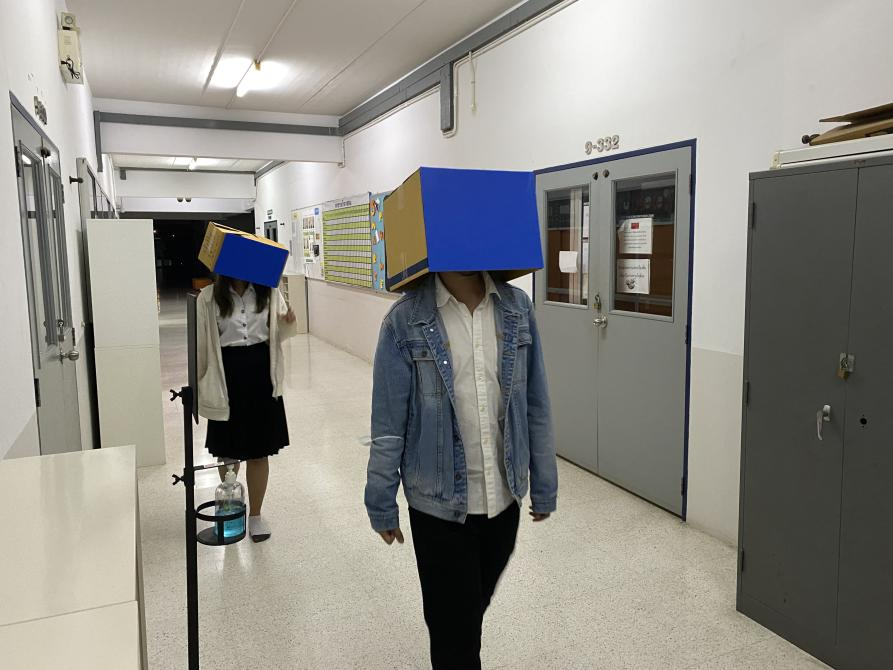
%> input picture Original/bb0.jpg, 893 x 670 px
$ octave Boxmet.m   (GNU Octave 9; MATLAB toolbox functions it lacks are replaced by stand-ins)
%> lines starting %> are read from the running program, lines starting %| are printed output that depends on the picture; in (x1, y1, x2, y2) boxes, pixels count from 0 and x2, y2 are one past the last pixel; in counts of white or black regions, pixels touching at a corner belong together; the program's own positions count from 1
clc
clear all
close all
% Read the input image
img = imread('C:\Users\njsiw\Desktop\dataset\Original\bb0.jpg');
%> img is the input picture: size 670x893x3 uint8; mean R, G, B 143.4, 141.6, 135.3

M2d = im2double(img);

figure(1), imshow(M2d);

% Extract red and blue channels
[R,G,B] = imsplit(M2d);
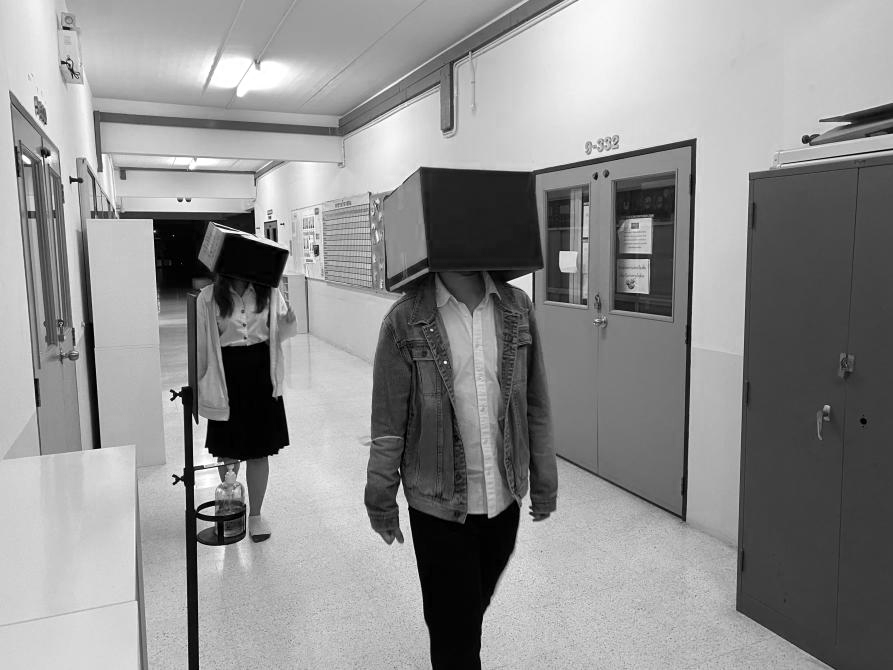
%> R: size 670x893 double; min 0, max 1, mean 0.562
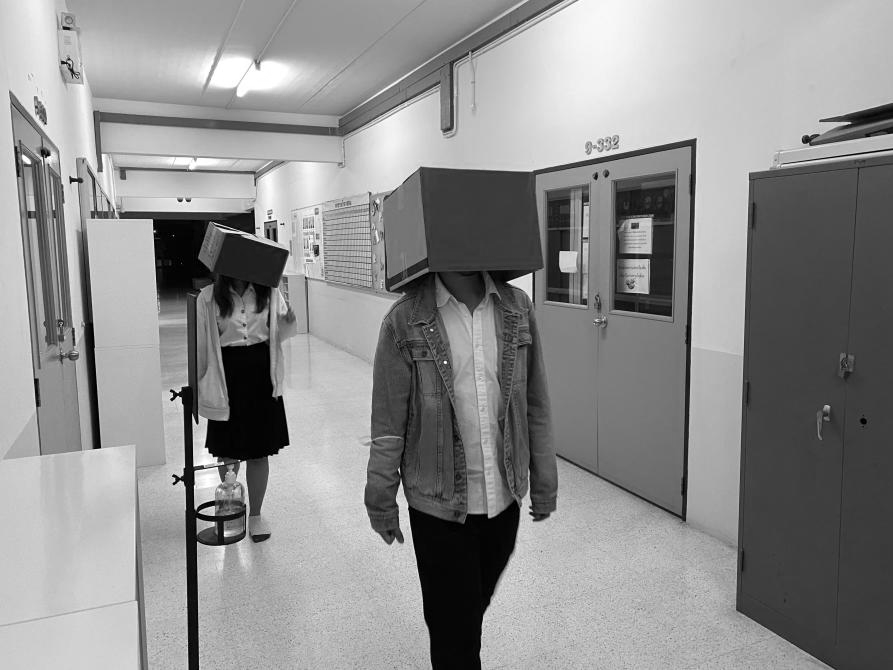
%> G: size 670x893 double; min 0, max 1, mean 0.555
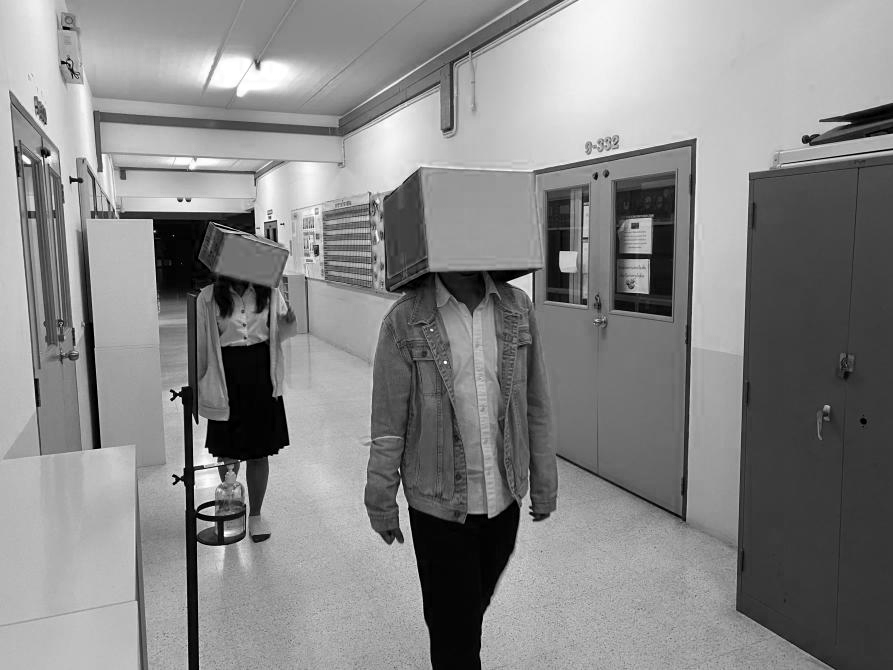
%> B: size 670x893 double; min 0, max 1, mean 0.53

% Create a binary image based on the red and blue channels
[m2, n2] = size(R);
%> m2 = 670; n2 = 893
        X = zeros(m2,n2);
         for i = 1:m2
          for k = 1:n2
           if R(i,k) >= 0 && R(i,k) <= 0.20 && G(i,k) <= 0.40  && B(i,k) >= 0.43
            X(i,k) = 255;
           end
          end
         end
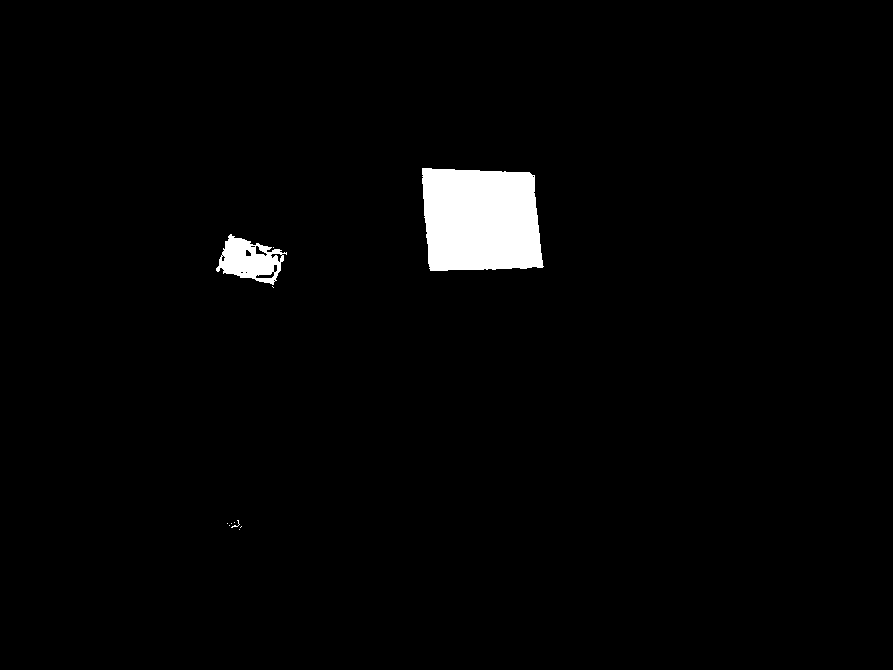
%> X: size 670x893 double; 2.2% white; 11 white regions (9 under 20 px), largest, box (x1, y1, x2, y2) and area: (422, 168, 544, 271) 11178, (216, 234, 287, 285) 1939

         X = medfilt2(X, [3 3]);
%> X: size 670x893 double; 2.2% white; 4 white regions (2 under 20 px), largest, box (x1, y1, x2, y2) and area: (422, 168, 543, 271) 11177, (216, 234, 284, 285) 1961
         figure(2),imshow(X)

% Convert binary image to grayscale and display
Mfor = mat2gray(X);
figure(3),imshow(Mfor)


% Remove small objects
Mao = bwareaopen(Mfor,1500);
figure(4),imshow(Mao)

SE = strel('disk',20);
Mc = imclose(Mao,SE);
%> Mc: size 670x893 logical; 2.2% white; 2 white regions
figure(5),imshow(Mc)

% Extract properties of connected components
cc = regionprops(Mc, 'Centroid', 'BoundingBox');
%> cc = 2 regions; box (x1, y1, x2, y2) and Centroid: (216, 234, 284, 285) [251.1 261], (422, 168, 543, 271) [481.5 220.7]

% Draw bounding box on original image
figure(6), imshow(img);
hold on;
for i = 1:length(cc)
    bb = cc(i).BoundingBox;
    rectangle('Position', bb, 'EdgeColor', 'r', 'LineWidth', 2);
end
%> this loop made 2 passes
%> bb on passes 1 to 2: [216.5 234.5 68 51], [422.5 168.5 121 103]
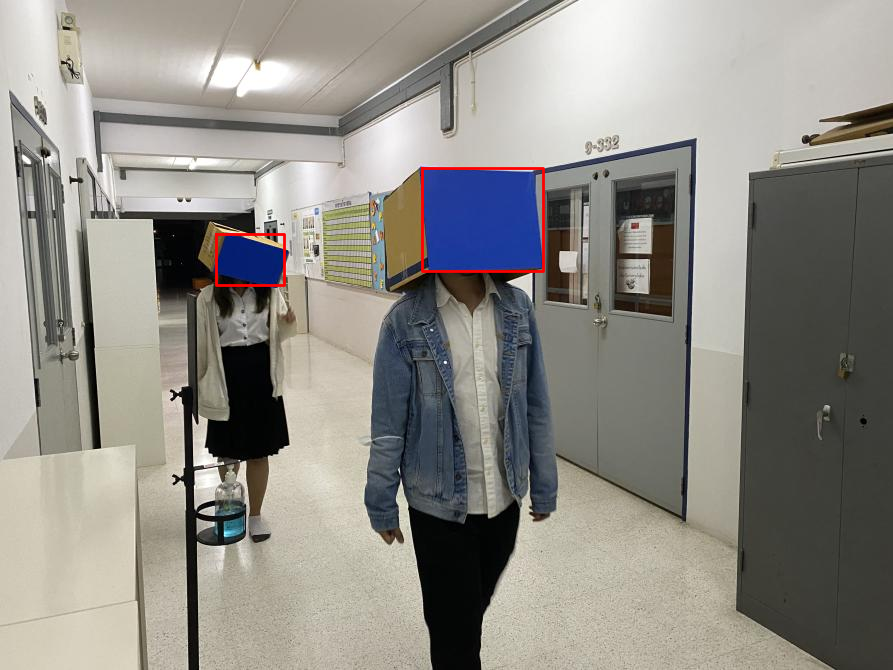
%> figure redrawn from the program's plot data
hold off;

$ run again, with Original/bb1.jpg copied over Original/bb0.jpg
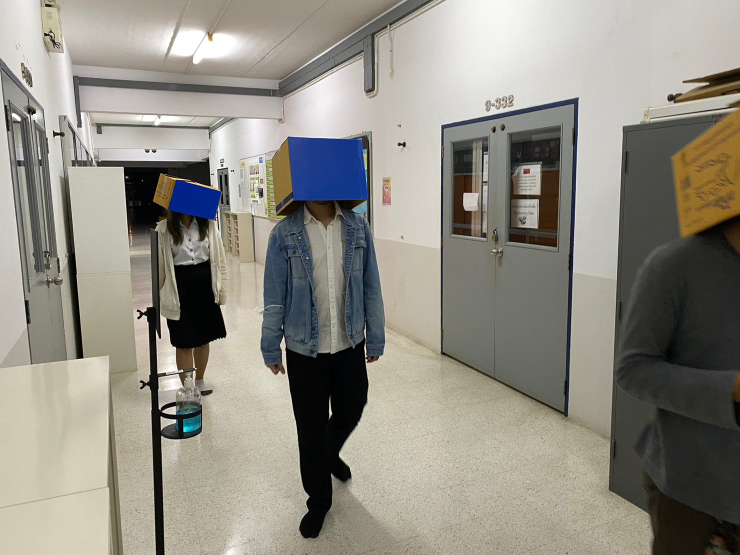
%> input picture Original/bb1.jpg, 1479 x 1109 px (shown at 1/2 size)
%> img is the input picture: size 1109x1479x3 uint8; mean R, G, B 144.9, 141.7, 132.1
%> after the loop `for i = 1:m2`:
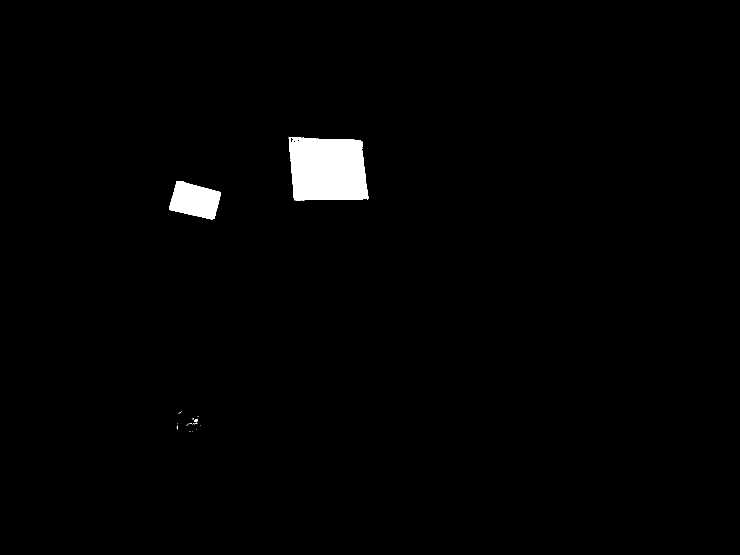
%> X: size 1109x1479 double (shown at 1/2 size); 1.4% white; 25 white regions (22 under 20 px), largest, box (x1, y1, x2, y2) and area: (577, 274, 737, 401) 17899, (338, 362, 442, 439) 5503, (388, 838, 396, 844) 31
%> Mfor: size 1109x1479 double; values 0 (black) and 1 (white), 1.4% white; 6 white regions (3 under 20 px), largest, box (x1, y1, x2, y2) and area: (577, 274, 737, 401) 17920, (338, 362, 442, 439) 5500, (388, 838, 395, 844) 30
%> Mao: size 1109x1479 logical; 1.4% white; 2 white regions, box (x1, y1, x2, y2) and area: (577, 274, 737, 401) 17920, (338, 362, 442, 439) 5500
%> Mc: size 1109x1479 logical; 1.4% white; 2 white regions
%> cc = 2 regions; box (x1, y1, x2, y2) and Centroid: (338, 362, 442, 439) [390.5 401.7], (577, 274, 737, 401) [655.9 339.3]
%> the loop `for i = 1:length(cc)` made 2 passes
%> bb on passes 1 to 2: [338.5 362.5 104 77], [577.5 274.5 160 127]
%> after the loop `for i = 1:length(cc)`:
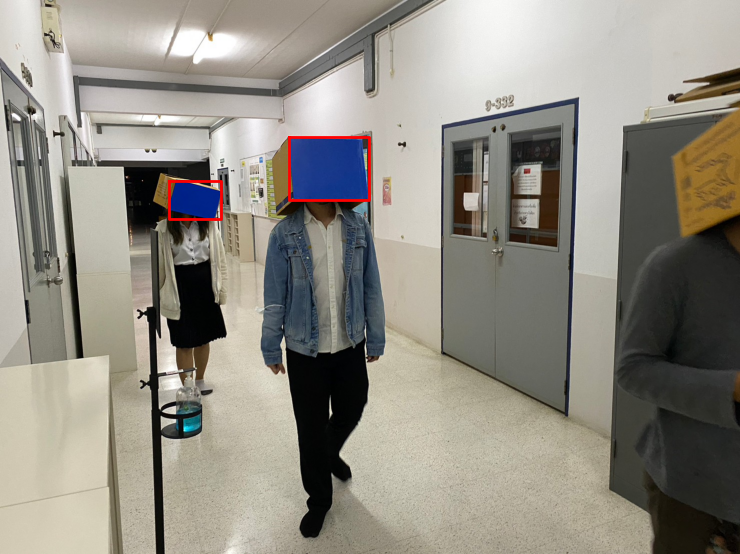
%> figure redrawn from the program's plot data; shown at 1/2 size

$ run again, with Original/bb10.jpg copied over Original/bb0.jpg
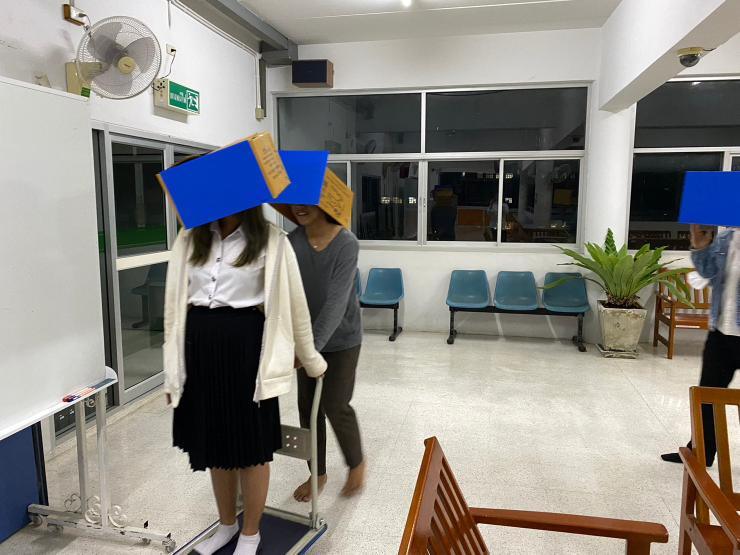
%> input picture Original/bb10.jpg, 1479 x 1109 px (shown at 1/2 size)
%> img is the input picture: size 1109x1479x3 uint8; mean R, G, B 138.5, 136.2, 130.7
%> after the loop `for i = 1:m2`:
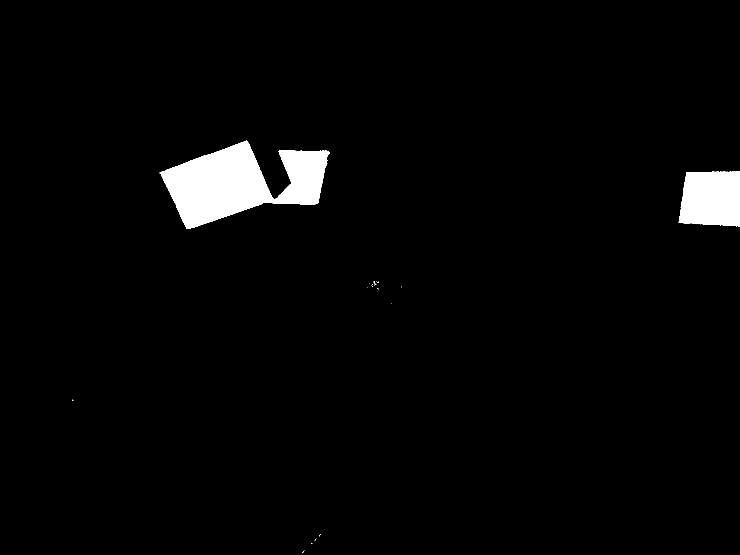
%> X: size 1109x1479 double (shown at 1/2 size); 2.7% white; 25 white regions (23 under 20 px), largest, box (x1, y1, x2, y2) and area: (319, 281, 659, 458) 32405, (1357, 342, 1479, 453) 12075
%> Mfor: size 1109x1479 double; values 0 (black) and 1 (white), 2.7% white; 5 white regions (3 under 20 px), largest, box (x1, y1, x2, y2) and area: (319, 281, 659, 458) 32402, (1357, 342, 1479, 453) 12074
%> Mc: size 1109x1479 logical; 2.7% white; 2 white regions
%> cc = 2 regions; box (x1, y1, x2, y2) and Centroid: (319, 281, 659, 458) [481.1 366.8], (1357, 342, 1479, 453) [1423.1 398.1]
%> the loop `for i = 1:length(cc)` made 2 passes
%> bb on passes 1 to 2: [319.5 281.5 340 177], [1357.5 342.5 122 111]
%> after the loop `for i = 1:length(cc)`:
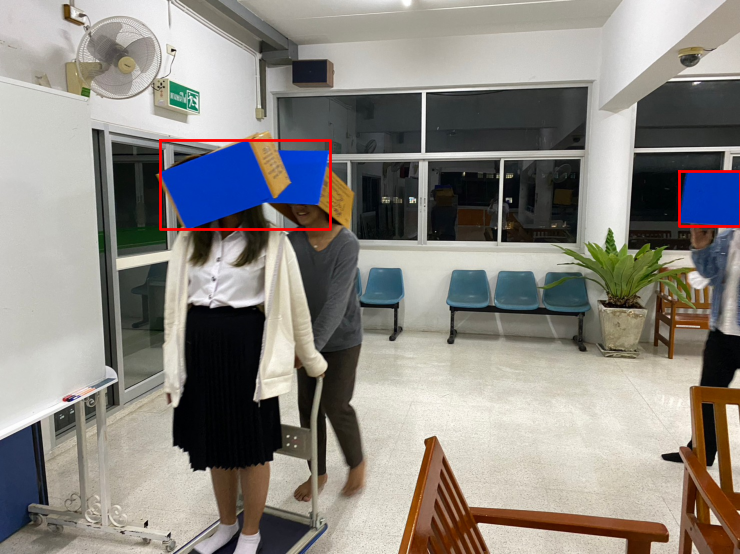
%> figure redrawn from the program's plot data; shown at 1/2 size
